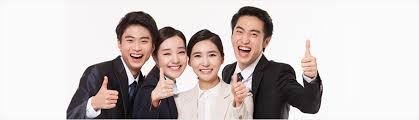
#> input picture People/peoples.jpg, 419 x 120 px
$ python test.py
#> lines starting #> are read from the running program, lines starting #| are printed output that depends on the picture
import numpy as np
import cv2
from matplotlib import pyplot as plt
img = cv2.imread('./People/peoples.jpg')
#> img is the input picture: shape (120, 419, 3); mean B, G, R 193.6, 195.4, 203.8
mask = np.zeros(img.shape[:2],np.uint8)
bgdModel = np.zeros((1,65),np.float64)
fgdModel = np.zeros((1,65),np.float64)
rect = (50,50,450,290)
cv2.grabCut(img,mask,rect,bgdModel,fgdModel,5,cv2.GC_INIT_WITH_RECT)
mask2 = np.where((mask==2)|(mask==0),0,1).astype('uint8')
img = img*mask2[:,:,np.newaxis]
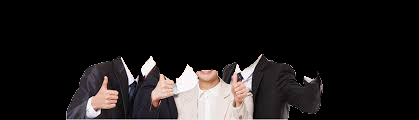
#> img: shape (120, 419, 3); mean B, G, R 26.6, 26.7, 29.6
plt.imshow(img),plt.colorbar(),plt.show()
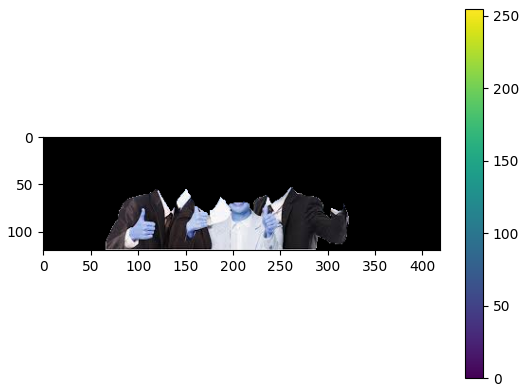
#> figure drawn by matplotlib, 2 panels; B, G, R data is drawn as R, G, B

$ run again, with People/capture.jpg copied over People/peoples.jpg
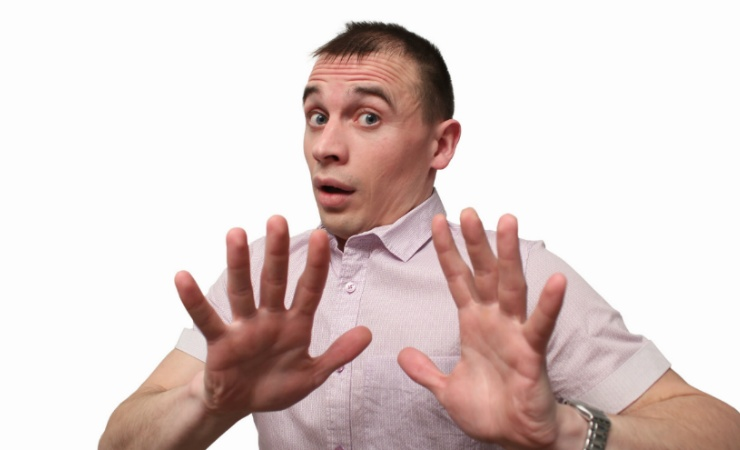
#> input picture People/capture.jpg, 740 x 450 px
#> img is the input picture: shape (450, 740, 3); mean B, G, R 202.4, 205.2, 221.3
#> `img = img*mask2[:,:,np.newaxis]`:
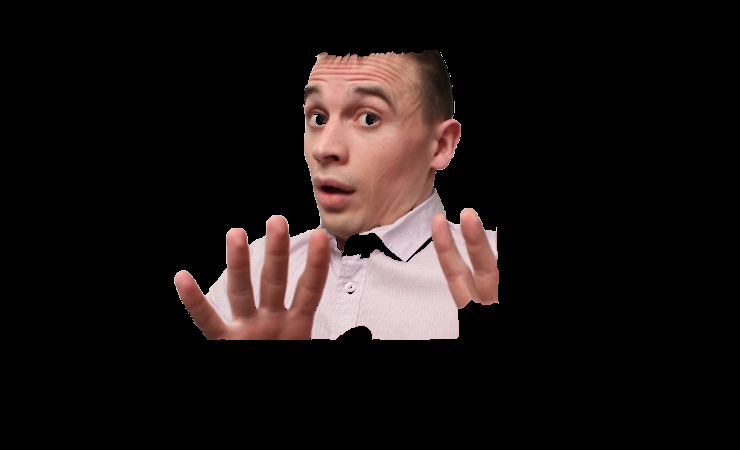
#> img: shape (450, 740, 3); mean B, G, R 20.5, 21.6, 28.9
#> `plt.imshow(img),plt.colorbar(),plt.show()`:
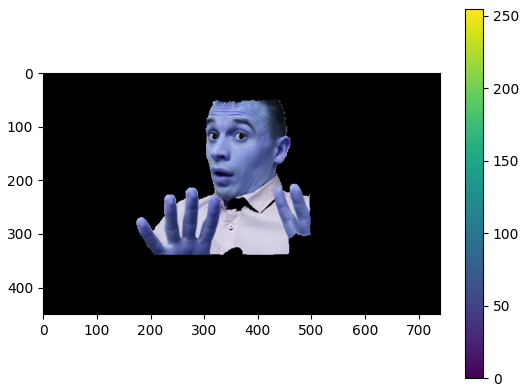
#> figure drawn by matplotlib, 2 panels; B, G, R data is drawn as R, G, B
